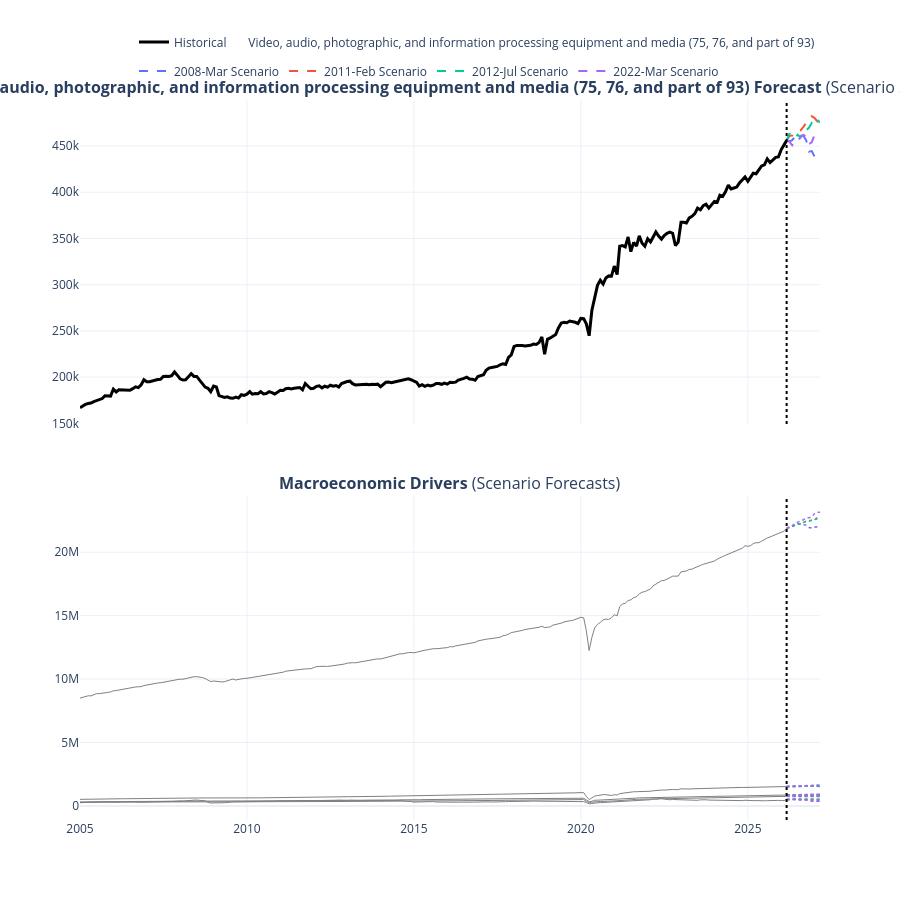

The cell this chart's notebook holds for it:
### Code cell
# %%
# Cell 8: Interactive Scenario Dashboards
import plotly.graph_objects as go
import plotly.express as px
from plotly.subplots import make_subplots

print("Generating Interactive Plotly Dashboards...")

# Dynamically slice historical data for the plot using the global start date
historical_slice = df_clean.loc[PLOT_START_DATE:].copy()
target_last_date = df_clean[PRIMARY_TARGET_SECTOR].dropna().index[-1]
last_target_val = df_clean[PRIMARY_TARGET_SECTOR].dropna().iloc[-1]

# Pull the exact mapping from df_long to dynamically name the target to avoid variable collisions
csv_names = dict(zip(df_long['category_key'], df_long['category']))
target_display_name = csv_names.get(PRIMARY_TARGET_SECTOR, PRIMARY_TARGET_SECTOR)

fig = make_subplots(
    rows=2, cols=1, 
    shared_xaxes=True, vertical_spacing=0.1,
    subplot_titles=(
        f"<b>{target_display_name} Forecast</b> (Scenario Sensitivity)",
        f"<b>Macroeconomic Drivers</b> (Scenario Forecasts)"
    )
)

# --- TOP CHART: HISTORICAL TARGET ---
fig.add_trace(go.Scatter(
    x=historical_slice.index, y=historical_slice[PRIMARY_TARGET_SECTOR],
    mode='lines', name=f'Historical {target_display_name}', 
    line=dict(color='black', width=3), legendgroup='History'
), row=1, col=1)

# Generate a color palette for the scenarios
scenario_names = list(scenario_target_forecasts.keys())
colors = px.colors.qualitative.Plotly 

# --- TOP CHART: FORECAST SCENARIOS ---
for idx, scenario in enumerate(scenario_names):
    color = colors[idx % len(colors)]
    plot_target = scenario_target_forecasts[scenario].copy()
    plot_target.loc[target_last_date] = last_target_val # Bridge gap
    plot_target = plot_target.sort_index()
    
    fig.add_trace(go.Scatter(
        x=plot_target.index, y=plot_target[f'{PRIMARY_TARGET_SECTOR}_Forecast'],
        mode='lines', name=f'{scenario} Scenario', 
        line=dict(color=color, width=2, dash='dash'), legendgroup=scenario
    ), row=1, col=1)

# --- BOTTOM CHART: MACRO DRIVER SCENARIOS ---
for cov in intermediate_covariates:
    display_name = csv_names.get(cov, cov)
    valid_cov_data = df_clean[cov].dropna()
    
    if valid_cov_data.empty:
        continue
        
    cov_last_date = valid_cov_data.index[-1]
    cov_last_val = valid_cov_data.iloc[-1]
    
    # Historical Covariates
    fig.add_trace(go.Scatter(
        x=historical_slice.index, y=historical_slice[cov],
        mode='lines', name=display_name, 
        line=dict(color='gray', width=1), showlegend=False, legendgroup='History'
    ), row=2, col=1)
    
    # Forecast Covariates per Scenario
    for idx, scenario in enumerate(scenario_names):
        color = colors[idx % len(colors)]
        if cov in scenario_cov_forecasts[scenario].columns:
            plot_cov = scenario_cov_forecasts[scenario][[cov]].copy()
            plot_cov.loc[cov_last_date] = cov_last_val # Bridge gap
            plot_cov = plot_cov.sort_index()
            
            fig.add_trace(go.Scatter(
                x=plot_cov.index, y=plot_cov[cov],
                mode='lines', name=f'{display_name} ({scenario})', 
                line=dict(color=color, width=1.5, dash='dot'), 
                showlegend=False, legendgroup=scenario # Groups legends so clicking one toggles all related traces
            ), row=2, col=1)

# Formatting
fig.add_vline(x=target_last_date, line_width=2, line_dash="dot", line_color="black", row='all', col='all')

fig.update_layout(
    height=900, template="plotly_white", hovermode="x unified",
    legend=dict(orientation="h", yanchor="bottom", y=1.02, xanchor="right", x=1)
)

fig.show()

### Figure 1 — Plotly figure (JSON) as saved in the notebook; plotly's stock layout.template omitted (floating-point values rounded to 4 significant figures; data arrays with more than 128 entries replaced by an {"elided": "..."} marker saying what was removed)
{"data": [{"legendgroup": "History", "line": {"color": "black", "width": 3}, "mode": "lines", "name": "Historical       Video, audio, photographic, and information processing equipment and media (75, 76, and part of 93)", "type": "scatter", "x": {"elided": "255 str values"}, "xaxis": "x", "y": {"elided": "255 int values"}, "yaxis": "y"}, {"legendgroup": "2008-Mar", "line": {"color": "#636EFA", "dash": "dash", "width": 2}, "mode": "lines", "name": "2008-Mar Scenario", "type": "scatter", "x": ["2026-03-01T00:00:00.000000", "2026-04-01T00:00:00.000000", "2026-05-01T00:00:00.000000", "2026-06-01T00:00:00.000000", "2026-07-01T00:00:00.000000", "2026-08-01T00:00:00.000000", "2026-09-01T00:00:00.000000", "2026-10-01T00:00:00.000000", "2026-11-01T00:00:00.000000", "2026-12-01T00:00:00.000000", "2027-01-01T00:00:00.000000", "2027-02-01T00:00:00.000000", "2027-03-01T00:00:00.000000"], "xaxis": "x", "y": [455900.0, 454800.0, 456300.0, 460300.0, 461500.0, 461300.0, 461000.0, 456100.0, 443900.0, 444500.0, 438500.0, 438800.0, 437200.0], "yaxis": "y"}, {"legendgroup": "2011-Feb", "line": {"color": "#EF553B", "dash": "dash", "width": 2}, "mode": "lines", "name": "2011-Feb Scenario", "type": "scatter", "x": ["2026-03-01T00:00:00.000000", "2026-04-01T00:00:00.000000", "2026-05-01T00:00:00.000000", "2026-06-01T00:00:00.000000", "2026-07-01T00:00:00.000000", "2026-08-01T00:00:00.000000", "2026-09-01T00:00:00.000000", "2026-10-01T00:00:00.000000", "2026-11-01T00:00:00.000000", "2026-12-01T00:00:00.000000", "2027-01-01T00:00:00.000000", "2027-02-01T00:00:00.000000", "2027-03-01T00:00:00.000000"], "xaxis": "x", "y": [455900.0, 460900.0, 461300.0, 465500.0, 466300.0, 466900.0, 470700.0, 475400.0, 480100.0, 482200.0, 480200.0, 476500.0, 478300.0], "yaxis": "y"}, {"legendgroup": "2012-Jul", "line": {"color": "#00CC96", "dash": "dash", "width": 2}, "mode": "lines", "name": "2012-Jul Scenario", "type": "scatter", "x": ["2026-03-01T00:00:00.000000", "2026-04-01T00:00:00.000000", "2026-05-01T00:00:00.000000", "2026-06-01T00:00:00.000000", "2026-07-01T00:00:00.000000", "2026-08-01T00:00:00.000000", "2026-09-01T00:00:00.000000", "2026-10-01T00:00:00.000000", "2026-11-01T00:00:00.000000", "2026-12-01T00:00:00.000000", "2027-01-01T00:00:00.000000", "2027-02-01T00:00:00.000000", "2027-03-01T00:00:00.000000"], "xaxis": "x", "y": [455900.0, 463700.0, 459000.0, 458600.0, 462300.0, 459300.0, 467500.0, 466800.0, 470000.0, 475000.0, 472600.0, 478300.0, 475400.0], "yaxis": "y"}, {"legendgroup": "2022-Mar", "line": {"color": "#AB63FA", "dash": "dash", "width": 2}, "mode": "lines", "name": "2022-Mar Scenario", "type": "scatter", "x": ["2026-03-01T00:00:00.000000", "2026-04-01T00:00:00.000000", "2026-05-01T00:00:00.000000", "2026-06-01T00:00:00.000000", "2026-07-01T00:00:00.000000", "2026-08-01T00:00:00.000000", "2026-09-01T00:00:00.000000", "2026-10-01T00:00:00.000000", "2026-11-01T00:00:00.000000", "2026-12-01T00:00:00.000000", "2027-01-01T00:00:00.000000", "2027-02-01T00:00:00.000000", "2027-03-01T00:00:00.000000"], "xaxis": "x", "y": [455900.0, 454800.0, 450800.0, 455800.0, 455000.0, 460100.0, 462000.0, 460200.0, 452300.0, 453900.0, 462300.0, 462700.0, 463900.0], "yaxis": "y"}, {"legendgroup": "History", "line": {"color": "gray", "width": 1}, "mode": "lines", "name": "    Food services and accommodations", "showlegend": false, "type": "scatter", "x": {"elided": "255 str values"}, "xaxis": "x2", "y": {"elided": "255 int values"}, "yaxis": "y2"}, {"legendgroup": "2008-Mar", "line": {"color": "#636EFA", "dash": "dot", "width": 1.5}, "mode": "lines", "name": "    Food services and accommodations (2008-Mar)", "showlegend": false, "type": "scatter", "x": ["2026-03-01T00:00:00.000000", "2026-04-01T00:00:00.000000", "2026-05-01T00:00:00.000000", "2026-06-01T00:00:00.000000", "2026-07-01T00:00:00.000000", "2026-08-01T00:00:00.000000", "2026-09-01T00:00:00.000000", "2026-10-01T00:00:00.000000", "2026-11-01T00:00:00.000000", "2026-12-01T00:00:00.000000", "2027-01-01T00:00:00.000000", "2027-02-01T00:00:00.000000", "2027-03-01T00:00:00.000000"], "xaxis": "x2", "y": [1526000.0, 1534000.0, 1539000.0, 1543000.0, 1545000.0, 1549000.0, 1546000.0, 1548000.0, 1545000.0, 1546000.0, 1544000.0, 1544000.0, 1532000.0], "yaxis": "y2"}, {"legendgroup": "2011-Feb", "line": {"color": "#EF553B", "dash": "dot", "width": 1.5}, "mode": "lines", "name": "    Food services and accommodations (2011-Feb)", "showlegend": false, "type": "scatter", "x": ["2026-03-01T00:00:00.000000", "2026-04-01T00:00:00.000000", "2026-05-01T00:00:00.000000", "2026-06-01T00:00:00.000000", "2026-07-01T00:00:00.000000", "2026-08-01T00:00:00.000000", "2026-09-01T00:00:00.000000", "2026-10-01T00:00:00.000000", "2026-11-01T00:00:00.000000", "2026-12-01T00:00:00.000000", "2027-01-01T00:00:00.000000", "2027-02-01T00:00:00.000000", "2027-03-01T00:00:00.000000"], "xaxis": "x2", "y": [1526000.0, 1535000.0, 1532000.0, 1543000.0, 1551000.0, 1554000.0, 1559000.0, 1570000.0, 1570000.0, 1575000.0, 1570000.0, 1586000.0, 1590000.0], "yaxis": "y2"}, {"legendgroup": "2012-Jul", "line": {"color": "#00CC96", "dash": "dot", "width": 1.5}, "mode": "lines", "name": "    Food services and accommodations (2012-Jul)", "showlegend": false, "type": "scatter", "x": ["2026-03-01T00:00:00.000000", "2026-04-01T00:00:00.000000", "2026-05-01T00:00:00.000000", "2026-06-01T00:00:00.000000", "2026-07-01T00:00:00.000000", "2026-08-01T00:00:00.000000", "2026-09-01T00:00:00.000000", "2026-10-01T00:00:00.000000", "2026-11-01T00:00:00.000000", "2026-12-01T00:00:00.000000", "2027-01-01T00:00:00.000000", "2027-02-01T00:00:00.000000", "2027-03-01T00:00:00.000000"], "xaxis": "x2", "y": [1526000.0, 1532000.0, 1536000.0, 1537000.0, 1548000.0, 1554000.0, 1564000.0, 1563000.0, 1564000.0, 1560000.0, 1564000.0, 1567000.0, 1573000.0], "yaxis": "y2"}, {"legendgroup": "2022-Mar", "line": {"color": "#AB63FA", "dash": "dot", "width": 1.5}, "mode": "lines", "name": "    Food services and accommodations (2022-Mar)", "showlegend": false, "type": "scatter", "x": ["2026-03-01T00:00:00.000000", "2026-04-01T00:00:00.000000", "2026-05-01T00:00:00.000000", "2026-06-01T00:00:00.000000", "2026-07-01T00:00:00.000000", "2026-08-01T00:00:00.000000", "2026-09-01T00:00:00.000000", "2026-10-01T00:00:00.000000", "2026-11-01T00:00:00.000000", "2026-12-01T00:00:00.000000", "2027-01-01T00:00:00.000000", "2027-02-01T00:00:00.000000", "2027-03-01T00:00:00.000000"], "xaxis": "x2", "y": [1526000.0, 1557000.0, 1564000.0, 1575000.0, 1575000.0, 1599000.0, 1602000.0, 1617000.0, 1611000.0, 1608000.0, 1660000.0, 1646000.0, 1650000.0], "yaxis": "y2"}, {"legendgroup": "History", "line": {"color": "gray", "width": 1}, "mode": "lines", "name": "  Market-based PCE gasoline and other energy goods", "showlegend": false, "type": "scatter", "x": {"elided": "255 str values"}, "xaxis": "x2", "y": {"elided": "255 int values"}, "yaxis": "y2"}, {"legendgroup": "2008-Mar", "line": {"color": "#636EFA", "dash": "dot", "width": 1.5}, "mode": "lines", "name": "  Market-based PCE gasoline and other energy goods (2008-Mar)", "showlegend": false, "type": "scatter", "x": ["2026-03-01T00:00:00.000000", "2026-04-01T00:00:00.000000", "2026-05-01T00:00:00.000000", "2026-06-01T00:00:00.000000", "2026-07-01T00:00:00.000000", "2026-08-01T00:00:00.000000", "2026-09-01T00:00:00.000000", "2026-10-01T00:00:00.000000", "2026-11-01T00:00:00.000000", "2026-12-01T00:00:00.000000", "2027-01-01T00:00:00.000000", "2027-02-01T00:00:00.000000", "2027-03-01T00:00:00.000000"], "xaxis": "x2", "y": [503700.0, 500500.0, 508200.0, 530900.0, 532100.0, 515800.0, 504600.0, 477400.0, 391400.0, 349300.0, 355400.0, 370100.0, 358900.0], "yaxis": "y2"}, {"legendgroup": "2011-Feb", "line": {"color": "#EF553B", "dash": "dot", "width": 1.5}, "mode": "lines", "name": "  Market-based PCE gasoline and other energy goods (2011-Feb)", "showlegend": false, "type": "scatter", "x": ["2026-03-01T00:00:00.000000", "2026-04-01T00:00:00.000000", "2026-05-01T00:00:00.000000", "2026-06-01T00:00:00.000000", "2026-07-01T00:00:00.000000", "2026-08-01T00:00:00.000000", "2026-09-01T00:00:00.000000", "2026-10-01T00:00:00.000000", "2026-11-01T00:00:00.000000", "2026-12-01T00:00:00.000000", "2027-01-01T00:00:00.000000", "2027-02-01T00:00:00.000000", "2027-03-01T00:00:00.000000"], "xaxis": "x2", "y": [503700.0, 526300.0, 534000.0, 528800.0, 518700.0, 513700.0, 510300.0, 514800.0, 507300.0, 508200.0, 502000.0, 502900.0, 517200.0], "yaxis": "y2"}, {"legendgroup": "2012-Jul", "line": {"color": "#00CC96", "dash": "dot", "width": 1.5}, "mode": "lines", "name": "  Market-based PCE gasoline and other energy goods (2012-Jul)", "showlegend": false, "type": "scatter", "x": ["2026-03-01T00:00:00.000000", "2026-04-01T00:00:00.000000", "2026-05-01T00:00:00.000000", "2026-06-01T00:00:00.000000", "2026-07-01T00:00:00.000000", "2026-08-01T00:00:00.000000", "2026-09-01T00:00:00.000000", "2026-10-01T00:00:00.000000", "2026-11-01T00:00:00.000000", "2026-12-01T00:00:00.000000", "2027-01-01T00:00:00.000000", "2027-02-01T00:00:00.000000", "2027-03-01T00:00:00.000000"], "xaxis": "x2", "y": [503700.0, 544000.0, 545000.0, 549600.0, 525600.0, 506200.0, 520000.0, 532700.0, 517400.0, 503800.0, 502500.0, 504400.0, 506900.0], "yaxis": "y2"}, {"legendgroup": "2022-Mar", "line": {"color": "#AB63FA", "dash": "dot", "width": 1.5}, "mode": "lines", "name": "  Market-based PCE gasoline and other energy goods (2022-Mar)", "showlegend": false, "type": "scatter", "x": ["2026-03-01T00:00:00.000000", "2026-04-01T00:00:00.000000", "2026-05-01T00:00:00.000000", "2026-06-01T00:00:00.000000", "2026-07-01T00:00:00.000000", "2026-08-01T00:00:00.000000", "2026-09-01T00:00:00.000000", "2026-10-01T00:00:00.000000", "2026-11-01T00:00:00.000000", "2026-12-01T00:00:00.000000", "2027-01-01T00:00:00.000000", "2027-02-01T00:00:00.000000", "2027-03-01T00:00:00.000000"], "xaxis": "x2", "y": [503700.0, 491000.0, 508100.0, 526100.0, 486500.0, 460300.0, 449200.0, 459500.0, 455000.0, 430600.0, 438200.0, 439500.0, 431700.0], "yaxis": "y2"}, {"legendgroup": "History", "line": {"color": "gray", "width": 1}, "mode": "lines", "name": "      Personal consumption expenditures", "showlegend": false, "type": "scatter", "x": {"elided": "255 str values"}, "xaxis": "x2", "y": {"elided": "255 int values"}, "yaxis": "y2"}, {"legendgroup": "2008-Mar", "line": {"color": "#636EFA", "dash": "dot", "width": 1.5}, "mode": "lines", "name": "      Personal consumption expenditures (2008-Mar)", "showlegend": false, "type": "scatter", "x": ["2026-03-01T00:00:00.000000", "2026-04-01T00:00:00.000000", "2026-05-01T00:00:00.000000", "2026-06-01T00:00:00.000000", "2026-07-01T00:00:00.000000", "2026-08-01T00:00:00.000000", "2026-09-01T00:00:00.000000", "2026-10-01T00:00:00.000000", "2026-11-01T00:00:00.000000", "2026-12-01T00:00:00.000000", "2027-01-01T00:00:00.000000", "2027-02-01T00:00:00.000000", "2027-03-01T00:00:00.000000"], "xaxis": "x2", "y": [21860000.0, 21970000.0, 22040000.0, 22170000.0, 22250000.0, 22210000.0, 22180000.0, 22140000.0, 21950000.0, 21900000.0, 21970000.0, 22010000.0, 21920000.0], "yaxis": "y2"}, {"legendgroup": "2011-Feb", "line": {"color": "#EF553B", "dash": "dot", "width": 1.5}, "mode": "lines", "name": "      Personal consumption expenditures (2011-Feb)", "showlegend": false, "type": "scatter", "x": ["2026-03-01T00:00:00.000000", "2026-04-01T00:00:00.000000", "2026-05-01T00:00:00.000000", "2026-06-01T00:00:00.000000", "2026-07-01T00:00:00.000000", "2026-08-01T00:00:00.000000", "2026-09-01T00:00:00.000000", "2026-10-01T00:00:00.000000", "2026-11-01T00:00:00.000000", "2026-12-01T00:00:00.000000", "2027-01-01T00:00:00.000000", "2027-02-01T00:00:00.000000", "2027-03-01T00:00:00.000000"], "xaxis": "x2", "y": [21860000.0, 22020000.0, 22050000.0, 22130000.0, 22240000.0, 22270000.0, 22330000.0, 22440000.0, 22470000.0, 22540000.0, 22560000.0, 22730000.0, 22820000.0], "yaxis": "y2"}, {"legendgroup": "2012-Jul", "line": {"color": "#00CC96", "dash": "dot", "width": 1.5}, "mode": "lines", "name": "      Personal consumption expenditures (2012-Jul)", "showlegend": false, "type": "scatter", "x": ["2026-03-01T00:00:00.000000", "2026-04-01T00:00:00.000000", "2026-05-01T00:00:00.000000", "2026-06-01T00:00:00.000000", "2026-07-01T00:00:00.000000", "2026-08-01T00:00:00.000000", "2026-09-01T00:00:00.000000", "2026-10-01T00:00:00.000000", "2026-11-01T00:00:00.000000", "2026-12-01T00:00:00.000000", "2027-01-01T00:00:00.000000", "2027-02-01T00:00:00.000000", "2027-03-01T00:00:00.000000"], "xaxis": "x2", "y": [21860000.0, 21970000.0, 22020000.0, 22110000.0, 22240000.0, 22230000.0, 22350000.0, 22460000.0, 22470000.0, 22520000.0, 22580000.0, 22680000.0, 22690000.0], "yaxis": "y2"}, {"legendgroup": "2022-Mar", "line": {"color": "#AB63FA", "dash": "dot", "width": 1.5}, "mode": "lines", "name": "      Personal consumption expenditures (2022-Mar)", "showlegend": false, "type": "scatter", "x": ["2026-03-01T00:00:00.000000", "2026-04-01T00:00:00.000000", "2026-05-01T00:00:00.000000", "2026-06-01T00:00:00.000000", "2026-07-01T00:00:00.000000", "2026-08-01T00:00:00.000000", "2026-09-01T00:00:00.000000", "2026-10-01T00:00:00.000000", "2026-11-01T00:00:00.000000", "2026-12-01T00:00:00.000000", "2027-01-01T00:00:00.000000", "2027-02-01T00:00:00.000000", "2027-03-01T00:00:00.000000"], "xaxis": "x2", "y": [21860000.0, 22030000.0, 22080000.0, 22280000.0, 22370000.0, 22460000.0, 22560000.0, 22710000.0, 22720000.0, 22790000.0, 23050000.0, 23150000.0, 23150000.0], "yaxis": "y2"}, {"legendgroup": "History", "line": {"color": "gray", "width": 1}, "mode": "lines", "name": "    Recreation services", "showlegend": false, "type": "scatter", "x": {"elided": "255 str values"}, "xaxis": "x2", "y": {"elided": "255 int values"}, "yaxis": "y2"}, {"legendgroup": "2008-Mar", "line": {"color": "#636EFA", "dash": "dot", "width": 1.5}, "mode": "lines", "name": "    Recreation services (2008-Mar)", "showlegend": false, "type": "scatter", "x": ["2026-03-01T00:00:00.000000", "2026-04-01T00:00:00.000000", "2026-05-01T00:00:00.000000", "2026-06-01T00:00:00.000000", "2026-07-01T00:00:00.000000", "2026-08-01T00:00:00.000000", "2026-09-01T00:00:00.000000", "2026-10-01T00:00:00.000000", "2026-11-01T00:00:00.000000", "2026-12-01T00:00:00.000000", "2027-01-01T00:00:00.000000", "2027-02-01T00:00:00.000000", "2027-03-01T00:00:00.000000"], "xaxis": "x2", "y": [856000.0, 863100.0, 867400.0, 870800.0, 872300.0, 870100.0, 866500.0, 868300.0, 866700.0, 865400.0, 872900.0, 872900.0, 866200.0], "yaxis": "y2"}, {"legendgroup": "2011-Feb", "line": {"color": "#EF553B", "dash": "dot", "width": 1.5}, "mode": "lines", "name": "    Recreation services (2011-Feb)", "showlegend": false, "type": "scatter", "x": ["2026-03-01T00:00:00.000000", "2026-04-01T00:00:00.000000", "2026-05-01T00:00:00.000000", "2026-06-01T00:00:00.000000", "2026-07-01T00:00:00.000000", "2026-08-01T00:00:00.000000", "2026-09-01T00:00:00.000000", "2026-10-01T00:00:00.000000", "2026-11-01T00:00:00.000000", "2026-12-01T00:00:00.000000", "2027-01-01T00:00:00.000000", "2027-02-01T00:00:00.000000", "2027-03-01T00:00:00.000000"], "xaxis": "x2", "y": [856000.0, 862400.0, 864200.0, 867600.0, 872000.0, 873500.0, 872300.0, 876600.0, 872200.0, 874300.0, 875700.0, 887800.0, 890100.0], "yaxis": "y2"}, {"legendgroup": "2012-Jul", "line": {"color": "#00CC96", "dash": "dot", "width": 1.5}, "mode": "lines", "name": "    Recreation services (2012-Jul)", "showlegend": false, "type": "scatter", "x": ["2026-03-01T00:00:00.000000", "2026-04-01T00:00:00.000000", "2026-05-01T00:00:00.000000", "2026-06-01T00:00:00.000000", "2026-07-01T00:00:00.000000", "2026-08-01T00:00:00.000000", "2026-09-01T00:00:00.000000", "2026-10-01T00:00:00.000000", "2026-11-01T00:00:00.000000", "2026-12-01T00:00:00.000000", "2027-01-01T00:00:00.000000", "2027-02-01T00:00:00.000000", "2027-03-01T00:00:00.000000"], "xaxis": "x2", "y": [856000.0, 854800.0, 861600.0, 866300.0, 869400.0, 872700.0, 872500.0, 879100.0, 875700.0, 873800.0, 879900.0, 881000.0, 886600.0], "yaxis": "y2"}, {"legendgroup": "2022-Mar", "line": {"color": "#AB63FA", "dash": "dot", "width": 1.5}, "mode": "lines", "name": "    Recreation services (2022-Mar)", "showlegend": false, "type": "scatter", "x": ["2026-03-01T00:00:00.000000", "2026-04-01T00:00:00.000000", "2026-05-01T00:00:00.000000", "2026-06-01T00:00:00.000000", "2026-07-01T00:00:00.000000", "2026-08-01T00:00:00.000000", "2026-09-01T00:00:00.000000", "2026-10-01T00:00:00.000000", "2026-11-01T00:00:00.000000", "2026-12-01T00:00:00.000000", "2027-01-01T00:00:00.000000", "2027-02-01T00:00:00.000000", "2027-03-01T00:00:00.000000"], "xaxis": "x2", "y": [856000.0, 867600.0, 875500.0, 880300.0, 882800.0, 884100.0, 890400.0, 902100.0, 908300.0, 909100.0, 920400.0, 923400.0, 924000.0], "yaxis": "y2"}, {"legendgroup": "History", "line": {"color": "gray", "width": 1}, "mode": "lines", "name": "    Market-based PCE transportation services", "showlegend": false, "type": "scatter", "x": {"elided": "255 str values"}, "xaxis": "x2", "y": {"elided": "255 int values"}, "yaxis": "y2"}, {"legendgroup": "2008-Mar", "line": {"color": "#636EFA", "dash": "dot", "width": 1.5}, "mode": "lines", "name": "    Market-based PCE transportation services (2008-Mar)", "showlegend": false, "type": "scatter", "x": ["2026-03-01T00:00:00.000000", "2026-04-01T00:00:00.000000", "2026-05-01T00:00:00.000000", "2026-06-01T00:00:00.000000", "2026-07-01T00:00:00.000000", "2026-08-01T00:00:00.000000", "2026-09-01T00:00:00.000000", "2026-10-01T00:00:00.000000", "2026-11-01T00:00:00.000000", "2026-12-01T00:00:00.000000", "2027-01-01T00:00:00.000000", "2027-02-01T00:00:00.000000", "2027-03-01T00:00:00.000000"], "xaxis": "x2", "y": [751300.0, 755300.0, 762200.0, 765200.0, 764200.0, 761200.0, 758100.0, 755200.0, 746000.0, 752000.0, 747400.0, 742300.0, 735300.0], "yaxis": "y2"}, {"legendgroup": "2011-Feb", "line": {"color": "#EF553B", "dash": "dot", "width": 1.5}, "mode": "lines", "name": "    Market-based PCE transportation services (2011-Feb)", "showlegend": false, "type": "scatter", "x": ["2026-03-01T00:00:00.000000", "2026-04-01T00:00:00.000000", "2026-05-01T00:00:00.000000", "2026-06-01T00:00:00.000000", "2026-07-01T00:00:00.000000", "2026-08-01T00:00:00.000000", "2026-09-01T00:00:00.000000", "2026-10-01T00:00:00.000000", "2026-11-01T00:00:00.000000", "2026-12-01T00:00:00.000000", "2027-01-01T00:00:00.000000", "2027-02-01T00:00:00.000000", "2027-03-01T00:00:00.000000"], "xaxis": "x2", "y": [751300.0, 762000.0, 766000.0, 774400.0, 775900.0, 777800.0, 778600.0, 787400.0, 786200.0, 788800.0, 785900.0, 783900.0, 784100.0], "yaxis": "y2"}, {"legendgroup": "2012-Jul", "line": {"color": "#00CC96", "dash": "dot", "width": 1.5}, "mode": "lines", "name": "    Market-based PCE transportation services (2012-Jul)", "showlegend": false, "type": "scatter", "x": ["2026-03-01T00:00:00.000000", "2026-04-01T00:00:00.000000", "2026-05-01T00:00:00.000000", "2026-06-01T00:00:00.000000", "2026-07-01T00:00:00.000000", "2026-08-01T00:00:00.000000", "2026-09-01T00:00:00.000000", "2026-10-01T00:00:00.000000", "2026-11-01T00:00:00.000000", "2026-12-01T00:00:00.000000", "2027-01-01T00:00:00.000000", "2027-02-01T00:00:00.000000", "2027-03-01T00:00:00.000000"], "xaxis": "x2", "y": [751300.0, 754400.0, 754100.0, 754800.0, 758800.0, 760600.0, 766400.0, 769300.0, 769200.0, 774900.0, 776700.0, 782600.0, 786400.0], "yaxis": "y2"}, {"legendgroup": "2022-Mar", "line": {"color": "#AB63FA", "dash": "dot", "width": 1.5}, "mode": "lines", "name": "    Market-based PCE transportation services (2022-Mar)", "showlegend": false, "type": "scatter", "x": ["2026-03-01T00:00:00.000000", "2026-04-01T00:00:00.000000", "2026-05-01T00:00:00.000000", "2026-06-01T00:00:00.000000", "2026-07-01T00:00:00.000000", "2026-08-01T00:00:00.000000", "2026-09-01T00:00:00.000000", "2026-10-01T00:00:00.000000", "2026-11-01T00:00:00.000000", "2026-12-01T00:00:00.000000", "2027-01-01T00:00:00.000000", "2027-02-01T00:00:00.000000", "2027-03-01T00:00:00.000000"], "xaxis": "x2", "y": [751300.0, 754300.0, 755800.0, 756800.0, 756100.0, 759300.0, 771400.0, 775500.0, 771700.0, 774200.0, 781800.0, 783400.0, 788700.0], "yaxis": "y2"}], "layout": {"annotations": [{"font": {"size": 16}, "showarrow": false, "text": "<b>      Video, audio, photographic, and information processing equipment and media (75, 76, and part of 93) Forecast</b> (Scenario Sensitivity)", "x": 0.5, "xanchor": "center", "xref": "paper", "y": 1, "yanchor": "bottom", "yref": "paper"}, {"font": {"size": 16}, "showarrow": false, "text": "<b>Macroeconomic Drivers</b> (Scenario Forecasts)", "x": 0.5, "xanchor": "center", "xref": "paper", "y": 0.45, "yanchor": "bottom", "yref": "paper"}], "height": 900, "hovermode": "x unified", "legend": {"orientation": "h", "x": 1, "xanchor": "right", "y": 1.02, "yanchor": "bottom"}, "shapes": [{"line": {"color": "black", "dash": "dot", "width": 2}, "type": "line", "x0": "2026-03-01T00:00:00", "x1": "2026-03-01T00:00:00", "xref": "x", "y0": 0, "y1": 1, "yref": "y domain"}, {"line": {"color": "black", "dash": "dot", "width": 2}, "type": "line", "x0": "2026-03-01T00:00:00", "x1": "2026-03-01T00:00:00", "xref": "x2", "y0": 0, "y1": 1, "yref": "y2 domain"}], "xaxis": {"anchor": "y", "domain": [0, 1], "matches": "x2", "showticklabels": false}, "xaxis2": {"anchor": "y2", "domain": [0, 1]}, "yaxis": {"anchor": "x", "domain": [0.55, 1]}, "yaxis2": {"anchor": "x2", "domain": [0, 0.45]}}}
